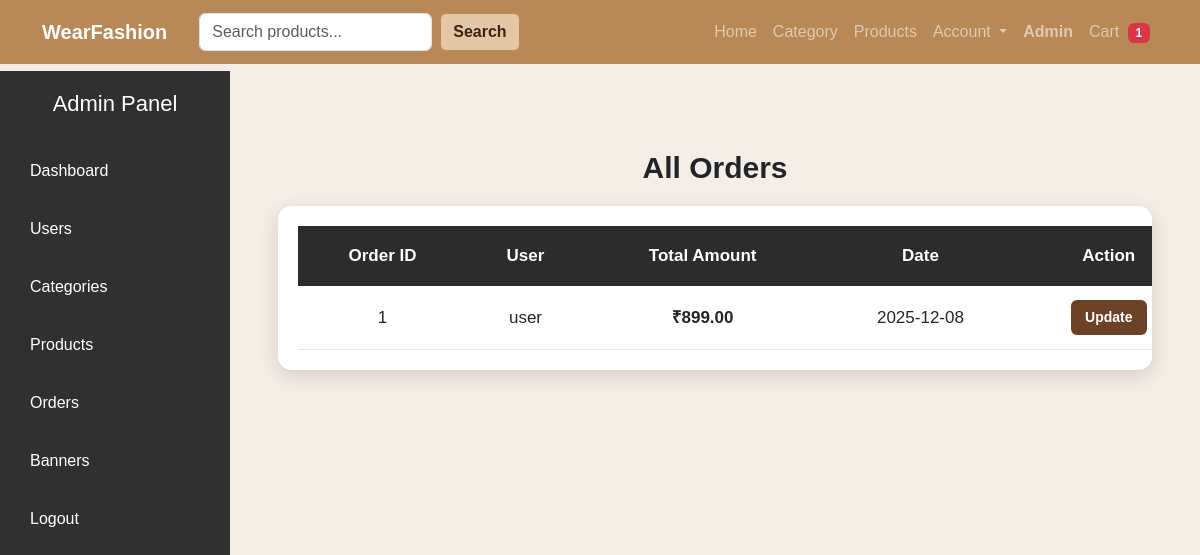
/admin-orders/ (signed in), run on the app's committed database.
### app/models.py (models this page shows, shortened)
class Order(models.Model):
    STATUS_CHOICES = [
        ('pending', 'Pending'),
        ('completed', 'Completed'),
        ('cancelled', 'Cancelled'),
    ]
    user = models.ForeignKey(settings.AUTH_USER_MODEL, on_delete=models.CASCADE)
    created_at = models.DateTimeField(default=timezone.now)
    status = models.CharField(max_length=20, choices=STATUS_CHOICES, default='pending')
    total_amount = models.DecimalField(max_digits=10, decimal_places=2, default=0)

### app/views.py (the view)
# urls.py: path("admin-orders/", views.admin_orders, name="admin_orders"),
@login_required
def admin_orders(request):
    if not request.user.is_staff:
        return redirect("profile")
    orders = Order.objects.all().order_by("-created_at")
    return render(request, "orders.html", {"orders": orders})

### app/context_processors.py (called while the page is built)
def cart_count(request):
    if request.user.is_authenticated:
        return {
            'cart_count': CartItem.objects.filter(user=request.user).count()
        }
    return {'cart_count': 0}

### app/templates/orders.html (shortened to what this page needs)
{% extends 'admin_base.html' %}
{% block admin_content %}
<h2 style="
    text-align:center;
    margin:30px 0 20px;
    font-size:30px;
    font-weight:700;
">
    All Orders
</h2>
<div style="
    width: 95%;
    max-width: 1350px;
    margin: auto;
    background: white;
    padding: 20px;
    border-radius: 14px;
    box-shadow: 0 6px 20px rgba(0,0,0,0.15);
    overflow-x: auto;
">
<table style="
    width: 100%;
    min-width: 900px;
    border-collapse: collapse;
    font-size: 17px;
    text-align: center;
">
    <thead>
        <tr style="
            background:#2c2c2c;
            color:white;
            height: 60px;
            font-weight:600;
        ">
            <th style="padding: 15px;">Order ID</th>
            <th style="padding: 15px;">User</th>
            <th style="padding: 15px;">Total Amount</th>
            <th style="padding: 15px;">Date</th>
            <th style="padding: 15px;">Action</th>
        </tr>
    </thead>
    <tbody>
        {% for order in orders %}
        <tr style="
            transition: background 0.25s ease;
            border-bottom: 1px solid #e6e6e6;
        "
        onmouseover="this.style.background='#f5f5f5'"
        onmouseout="this.style.background='white'">
            <td style="padding:14px;">{{ order.id }}</td>
            <td style="padding:14px;">{{ order.user.username }}</td>
            <td style="padding:14px; font-weight:600;">₹{{ order.total_amount }}</td>
            <td style="padding:14px;">{{ order.created_at|date:'Y-m-d' }}</td>
            <td style="padding:14px;">
               <button
    class="btn btn-warning"
    style="
        padding:7px 14px;
        background:#ff9500;
        color:white;
        border-radius:6px;
        border:none;
        font-size:14px;
        font-weight:600;
    "
    data-bs-toggle="modal"
    data-bs-target="#updateOrderModal{{ order.id }}">
    Update
</button>
            </td>
        </tr>
        {% endfor %}
    </tbody>
</table>
</div>
{% endblock %}

### app/templates/base.html (style rules this page uses)
:root { --cream: #f5eee6; --beige: #e3c7a4; --golden: #b88956; --brown: #6b4226; --darkbrown: #3d2313; }
body { background: var(--cream); margin: 0; font-family: Arial, sans-serif; }
button, .btn-order { background: var(--brown) !important; color: white !important; border-radius: 6px; }

### data on the page
Order: id "1", user.username "user", total_amount "899.00", created_at "2025-12-08"

### other printed values
{{ cart_count }} "1"
